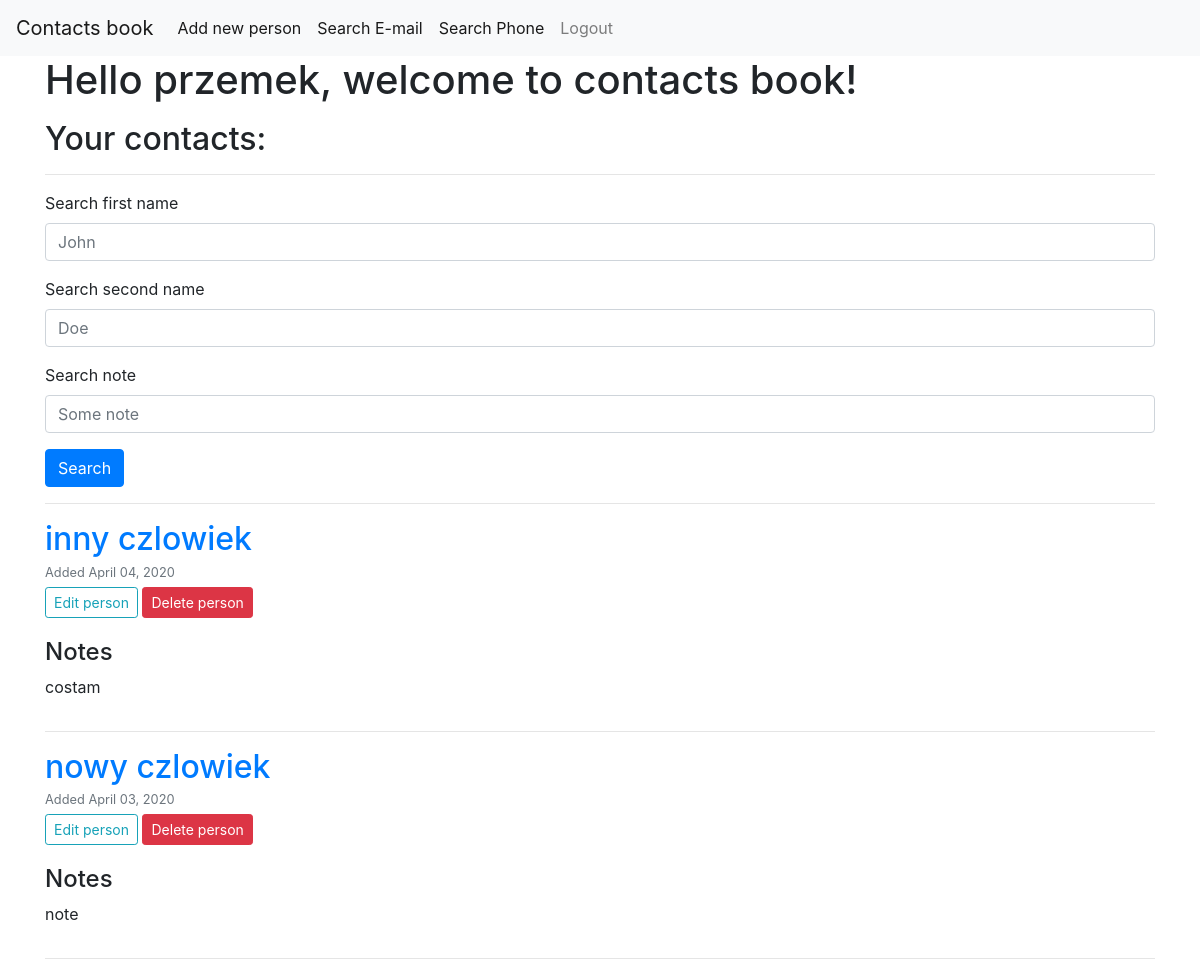
Screenshot of / (signed in) with the database file from the repository.
### contact_book/models.py (models this page shows, shortened)
class Person(models.Model):
    first_name = models.CharField(max_length=20, null=False)
    second_name = models.CharField(max_length=30, null=False)
    date_added = models.DateTimeField(blank=True, null=True, default=timezone.now)
    note = models.TextField(null=True)
    owner = models.ForeignKey(User, on_delete=models.CASCADE)

### contact_book/views.py (the view)
# urls.py: path('', HomePageView.as_view(), name='home'),
class HomePageView(LoginRequiredMixin, FormMixin, ListView):
    template_name = 'contact_book/home.html'
    model = Person
    context_object_name = 'people'
    form_class = PersonSearchForm
    def get_queryset(self):
        form = self.form_class(self.request.GET)
        user = User.objects.filter(username=self.request.user.username).first()
        if form.is_valid():
            return Person.objects.filter(
                first_name__icontains=form.cleaned_data['first_name'],
                second_name__icontains=form.cleaned_data['second_name'],
                note__icontains=form.cleaned_data['note'],
                owner=user).order_by('-date_added')
        return Person.objects.filter(owner=user).order_by('-date_added')

### contact_book/forms.py
class PersonSearchForm(forms.Form):
    first_name = forms.CharField(required=False, label='Search first name',
                                 widget=forms.TextInput(
                                     attrs={'placeholder': 'John'}))
    second_name = forms.CharField(required=False, label='Search second name',
                                  widget=forms.TextInput(
                                      attrs={'placeholder': 'Doe'}))
    note = forms.CharField(required=False, label='Search note',
                           widget=forms.TextInput(
                               attrs={'placeholder': 'Some note'}))

### contact_book/templates/contact_book/home.html
{% extends "contact_book/base.html" %}
{% load crispy_forms_tags %}
{% block content %}
<h1 class="mb-3">Hello {{user.username}}, welcome to contacts book!</h1>
<h2 class="mb-3"> Your contacts:</h2>
<hr>
<form method="get">
    {{ form|crispy }}
    <div class="form-group">
        <button class="btn btn-primary" type="submit">Search</button>
    </div>
</form>
<hr>
{% for person in people %}
<article class="media content-section">
    <div class="media-body">
        <h2 class="mr-2 mb-0"><a href="{% url 'detail-person' person.id %}">
            {{ person.first_name }} {{ person.second_name }}
        </a></h2>
        <small class="text-muted">Added {{ person.date_added|date:"F d, Y" }}</small>
        <div>
            <a href="{% url 'update-person' person.id %}"
               class="btn btn-outline-info btn-sm mt-1 mb-1">Edit
                person</a>
            <a href="{% url 'delete-person' person.id %}"
               class="btn btn-danger btn-sm mt-1 mb-1">Delete
                person</a>
        </div>
        <h4 class="mr-2 mt-3">Notes</h4>
        <p class="mr-2">{{ person.note }}</p>
    </div>
</article>
<hr>
{% endfor %}
{% endblock content %}

### rows the page displays
Person: first_name "inny", second_name "czlowiek", date_added "April 04, 2020", note "costam"
Person: first_name "nowy", second_name "czlowiek", date_added "April 03, 2020", note "note"

### other values shown
{{ user.username }} "przemek"
